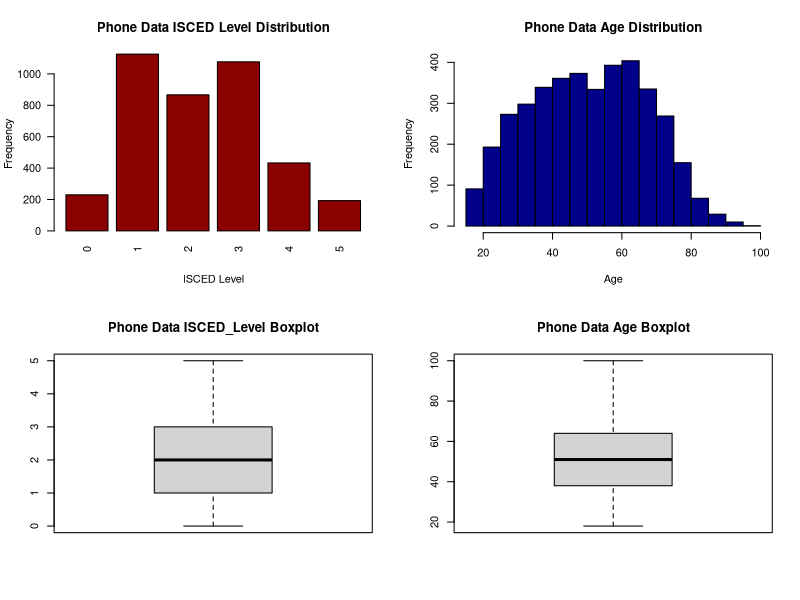
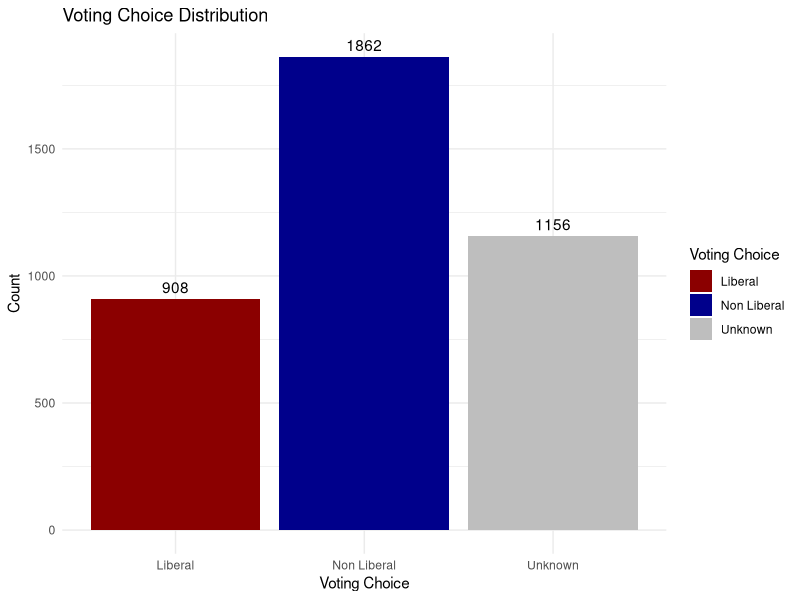
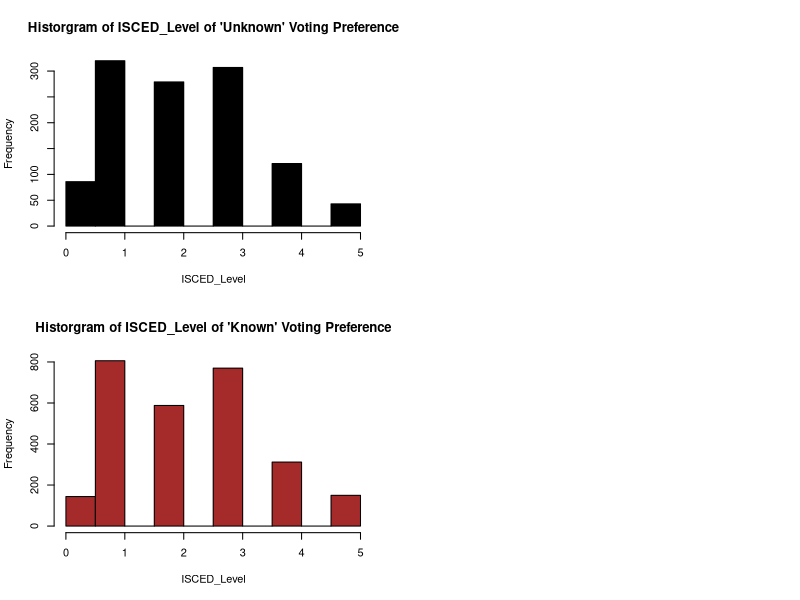

The R source for these figures, in order:
## ---- chunk 1
library(tidyverse)
library(dplyr)
library(ggplot2)
library(broom)
library(knitr)

phone_data <- read_csv("ces_phone.csv")

## ---- chunk 2
#NA values in age, most likely to vote for (q11) and education level q(61)
na_count <- phone_data %>%
  summarize(
    q11 = sum(is.na(q11)),
    q61 = sum(is.na(q61)),
    age = sum(is.na(age))
  )

#removing NA values in q11 (81 is a low number)

phone_data <- phone_data %>% filter(!is.na(q11))

#Checking non response answers (-9, -8, -7 for q11 and q61) and valid age

no_response_count <- phone_data %>%
  summarize(
    q11 = sum(q11 < 0),
    q61 = sum(q61 < 0),
    # filtering out ages younger than 18
    age = sum(age < 18)
  )

#removing non response from q61 (11 is a small number)

phone_data <- phone_data %>% filter(q61 > 0)
## ---- chunk 3


# Data Cleaning: Convert q61 into ISCED
isced_mapping <- c(
  '1' = 0,  # ISCED 0 -> No school
  '2' = 0,  # ISCED 1 -> Some elem
  '3' = 0,  # ISCED 1 -> Elem
  '4' = 0,  # ISCED 2 -> Some high school
  '5' = 1,  # ISCED 3 -> High school diploma
  '6' = 1,  # ISCED 4 -> Some community college
  '7' = 2,  # ISCED 5 -> Community College
  '8' = 1,  # ISCED 6 -> Some university
  '9' = 3,  # ISCED 6 -> Bachelor
  '10' = 4,  # ISCED 7 -> Master
  '11' = 5  # ISCED 7 -> PHD
)

phone_data <- 
  phone_data %>%
  mutate(isced_level = isced_mapping[as.character(phone_data$q61)],
         voting_choice = case_when(
           phone_data$q11 == 1 ~ 'Liberal',
           phone_data$q11 < 0 ~ 'Unknown',
           phone_data$q11 != 1 ~ 'Non Liberal'
         ))

## ---- chunk 4
layout(matrix(c(1, 3, 1, 3, 2, 4, 2, 4), nrow = 4, byrow = TRUE))
#Distribution of Isced Level

barplot(table(phone_data$isced_level),
        main = "Phone Data ISCED Level Distribution",
        xlab = "ISCED Level",
        ylab = "Frequency",
        col = "darkred",
        las = 2) 

boxplot(phone_data$isced_level,
        main = "Phone Data ISCED_Level Boxplot")

#Distribution of voting preference

vote_counts <- phone_data %>% group_by(voting_choice) %>% summarize(count = n())

#Age Distribution

hist(phone_data$age, main = "Phone Data Age Distribution", xlab = "Age", col = "darkblue")

boxplot(phone_data$age,
        main = "Phone Data Age Boxplot")
## ---- chunk 5
#Bar plot of liberal voters
ggplot(vote_counts, aes(x = voting_choice, y = count, fill = voting_choice)) +
  geom_bar(stat = "identity") +  # Create bar graph
  geom_text(aes(label = count), vjust = -0.5, color = "black") +  # Add labels
  labs(
    title = "Voting Choice Distribution",
    x = "Voting Choice",
    y = "Count",
    fill = "Voting Choice"
  ) +
  theme_minimal() + 
  scale_fill_manual(values = c("Liberal" = "darkred", "Non Liberal" = "darkblue", "Unknown" = "gray"))
## ---- chunk 6
#Summary statistics
print("ISCED LEVEL")
summary(phone_data$isced_level)

print("AGE")
summary(phone_data$age)
## ---- chunk 7
phone_data_unknown <- phone_data %>% filter(voting_choice == 'Unknown')
phone_data_known <- phone_data %>% filter(voting_choice == 'Liberal' | voting_choice == 'Non Liberal')

#Unknown Dist
hist(phone_data_unknown$isced_level, main = "Historgram of ISCED_Level of 'Unknown' Voting Preference", xlab = 'ISCED_Level', col = "black")

#Known Dist
hist(phone_data_known$isced_level, main = "Historgram of ISCED_Level of 'Known' Voting Preference", xlab = 'ISCED_Level', col = "brown")
## ---- chunk 8
# converting voted_liberal to factor binary (Liberal = 1, Non-Liberal = 0)
phone_data$voting_choice <- factor(phone_data$voting_choice, levels = c("Non Liberal", "Liberal"))

# Ensure that ISCED level and age are numeric
phone_data$isced_level <- as.numeric(phone_data$isced_level)
phone_data$age <- as.numeric(phone_data$age)

phone_data <- phone_data %>%
  mutate(voting_choice = case_when(
    voting_choice == "Liberal" ~ 1,
    TRUE ~ 0
  ))

phone_data <- phone_data %>%
  filter(!is.na(voting_choice))
## ---- chunk 9

# Here you can run code to calculate your Confidence Intervals.

library(survey)

# Calculate the sample size for each statum
strata_sample_size <- numeric(6)
for (level in 0:5) {
  strata_sample_size[level+1] <- sum(phone_data$isced_level == level)
}

# population size derived from Statistics Canada
phone_data <- phone_data %>% 
  mutate(pop_fpc = case_when(isced_level == 0 ~ 4899580, # No diploma
                             isced_level == 1 ~ 8097295, # High school diploma
                             isced_level == 2 ~ 9252800, # Postsecondary below Bachelor
                             isced_level == 3 ~ 5295360, # Bachelor diploma
                             isced_level == 4 ~ 1740605, # Master's diploma
                             isced_level == 5 ~ 279660)) %>% # Doctorate
  mutate(samp_wt = case_when(isced_level == 0 ~ 4899580/strata_sample_size[1],
                             isced_level == 1 ~ 8097295/strata_sample_size[2],
                             isced_level == 2 ~ 9252800/strata_sample_size[3],
                             isced_level == 3 ~ 5295360/strata_sample_size[4],
                             isced_level == 4 ~ 1740605/strata_sample_size[5],
                             isced_level == 5 ~ 279660/strata_sample_size[6]))

strata_design <- svydesign(id=~1, strata=~isced_level, weights=~samp_wt, fpc=~pop_fpc, data=phone_data)

svymean(~voting_choice, design=strata_design)
confint(svymean(~voting_choice, design=strata_design))
## ---- chunk 10
logit_model <- svyglm(voting_choice ~ isced_level + age, 
                      design = strata_design, 
                      family = binomial)
